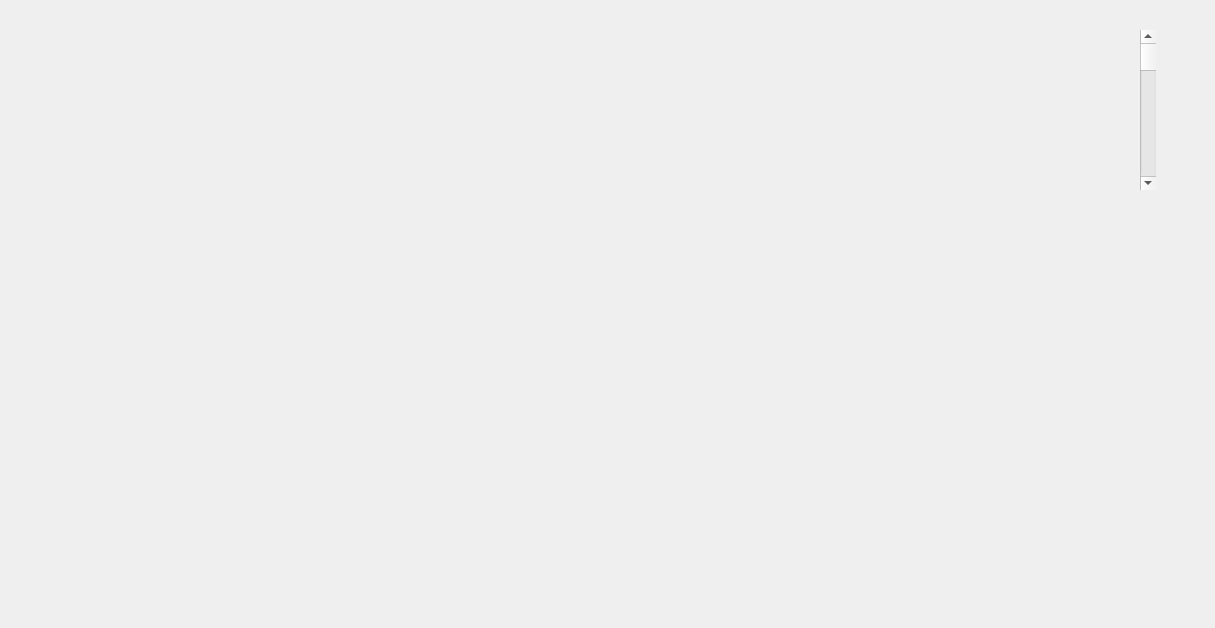
<?xml version="1.0" encoding="UTF-8"?>
<ui version="4.0">
 <class>loadData</class>
 <widget class="QDialog" name="loadData">
  <property name="geometry">
   <rect>
    <x>0</x>
    <y>0</y>
    <width>1215</width>
    <height>628</height>
   </rect>
  </property>
  <property name="minimumSize">
   <size>
    <width>1200</width>
    <height>0</height>
   </size>
  </property>
  <property name="windowTitle">
   <string>Dialog</string>
  </property>
  <property name="styleSheet">
   <string notr="true"/>
  </property>
  <widget class="QScrollBar" name="vb">
   <property name="geometry">
    <rect>
     <x>1140</x>
     <y>30</y>
     <width>16</width>
     <height>160</height>
    </rect>
   </property>
   <property name="orientation">
    <enum>Qt::Vertical</enum>
   </property>
  </widget>
 </widget>
 <resources/>
 <connections/>
</ui>
